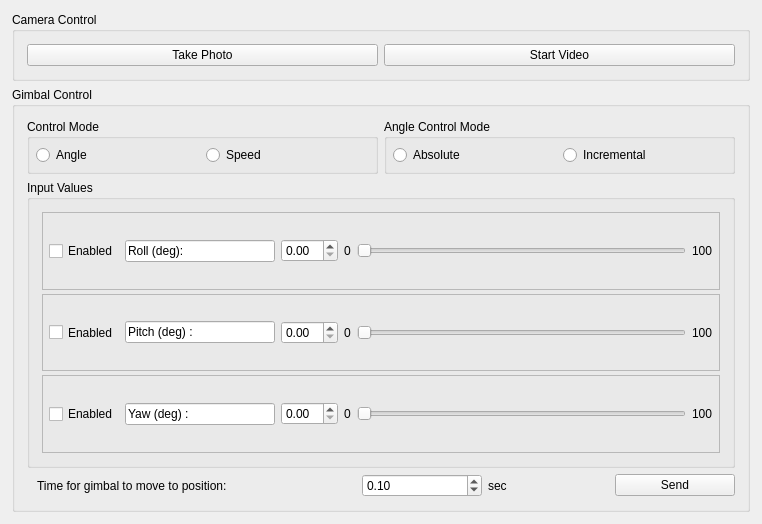
<?xml version="1.0" encoding="UTF-8"?>
<ui version="4.0">
 <class>CameraGimbalControl</class>
 <widget class="QWidget" name="CameraGimbalControl">
  <property name="geometry">
   <rect>
    <x>0</x>
    <y>0</y>
    <width>762</width>
    <height>524</height>
   </rect>
  </property>
  <property name="maximumSize">
   <size>
    <width>762</width>
    <height>524</height>
   </size>
  </property>
  <property name="windowTitle">
   <string>Form</string>
  </property>
  <layout class="QVBoxLayout" name="verticalLayout_2">
   <property name="spacing">
    <number>6</number>
   </property>
   <property name="leftMargin">
    <number>12</number>
   </property>
   <property name="topMargin">
    <number>12</number>
   </property>
   <property name="rightMargin">
    <number>12</number>
   </property>
   <property name="bottomMargin">
    <number>12</number>
   </property>
   <item>
    <widget class="QGroupBox" name="cameraControl">
     <property name="title">
      <string>Camera Control</string>
     </property>
     <layout class="QHBoxLayout" name="horizontalLayout_3">
      <property name="spacing">
       <number>6</number>
      </property>
      <property name="leftMargin">
       <number>12</number>
      </property>
      <property name="topMargin">
       <number>12</number>
      </property>
      <property name="rightMargin">
       <number>12</number>
      </property>
      <property name="bottomMargin">
       <number>12</number>
      </property>
      <item>
       <widget class="QPushButton" name="photoButton">
        <property name="text">
         <string>Take Photo</string>
        </property>
       </widget>
      </item>
      <item>
       <widget class="QPushButton" name="videoButton">
        <property name="text">
         <string>Start Video</string>
        </property>
       </widget>
      </item>
     </layout>
    </widget>
   </item>
   <item>
    <widget class="QGroupBox" name="groupBox">
     <property name="title">
      <string>Gimbal Control</string>
     </property>
     <layout class="QGridLayout" name="gridLayout">
      <property name="leftMargin">
       <number>12</number>
      </property>
      <property name="topMargin">
       <number>12</number>
      </property>
      <property name="rightMargin">
       <number>12</number>
      </property>
      <property name="bottomMargin">
       <number>12</number>
      </property>
      <property name="spacing">
       <number>6</number>
      </property>
      <item row="0" column="0">
       <widget class="QGroupBox" name="controlMode">
        <property name="title">
         <string>Control Mode</string>
        </property>
        <layout class="QHBoxLayout" name="horizontalLayout">
         <property name="spacing">
          <number>6</number>
         </property>
         <property name="leftMargin">
          <number>6</number>
         </property>
         <property name="topMargin">
          <number>6</number>
         </property>
         <property name="rightMargin">
          <number>6</number>
         </property>
         <property name="bottomMargin">
          <number>6</number>
         </property>
         <item>
          <widget class="QRadioButton" name="angleMode">
           <property name="text">
            <string>Angle</string>
           </property>
           <attribute name="buttonGroup">
            <string notr="true">controlModeButtonGroup</string>
           </attribute>
          </widget>
         </item>
         <item>
          <widget class="QRadioButton" name="speedMode">
           <property name="text">
            <string>Speed</string>
           </property>
           <attribute name="buttonGroup">
            <string notr="true">controlModeButtonGroup</string>
           </attribute>
          </widget>
         </item>
        </layout>
       </widget>
      </item>
      <item row="0" column="1">
       <widget class="QGroupBox" name="angleControlMode">
        <property name="title">
         <string>Angle Control Mode</string>
        </property>
        <layout class="QHBoxLayout" name="horizontalLayout_2">
         <property name="spacing">
          <number>6</number>
         </property>
         <property name="leftMargin">
          <number>6</number>
         </property>
         <property name="topMargin">
          <number>6</number>
         </property>
         <property name="rightMargin">
          <number>6</number>
         </property>
         <property name="bottomMargin">
          <number>6</number>
         </property>
         <item>
          <widget class="QRadioButton" name="absoluteMode">
           <property name="text">
            <string>Absolute</string>
           </property>
           <attribute name="buttonGroup">
            <string notr="true">angleControlButtonGroup</string>
           </attribute>
          </widget>
         </item>
         <item>
          <widget class="QRadioButton" name="incrementatlMode">
           <property name="text">
            <string>Incremental</string>
           </property>
           <attribute name="buttonGroup">
            <string notr="true">angleControlButtonGroup</string>
           </attribute>
          </widget>
         </item>
        </layout>
       </widget>
      </item>
      <item row="1" column="0" colspan="2">
       <widget class="QGroupBox" name="inputValues">
        <property name="title">
         <string>Input Values</string>
        </property>
        <layout class="QVBoxLayout" name="verticalLayout">
         <property name="spacing">
          <number>4</number>
         </property>
         <property name="leftMargin">
          <number>12</number>
         </property>
         <property name="topMargin">
          <number>12</number>
         </property>
         <property name="rightMargin">
          <number>12</number>
         </property>
         <property name="bottomMargin">
          <number>12</number>
         </property>
         <item>
          <widget class="QFrame" name="rollControlValues">
           <property name="minimumSize">
            <size>
             <width>0</width>
             <height>0</height>
            </size>
           </property>
           <property name="frameShape">
            <enum>QFrame::StyledPanel</enum>
           </property>
           <property name="frameShadow">
            <enum>QFrame::Raised</enum>
           </property>
           <layout class="QGridLayout" name="gridLayout_3">
            <property name="leftMargin">
             <number>6</number>
            </property>
            <property name="topMargin">
             <number>6</number>
            </property>
            <property name="rightMargin">
             <number>6</number>
            </property>
            <property name="bottomMargin">
             <number>6</number>
            </property>
            <property name="spacing">
             <number>6</number>
            </property>
            <item row="0" column="2">
             <widget class="QDoubleSpinBox" name="rollControlSpinBox"/>
            </item>
            <item row="0" column="3">
             <widget class="QLabel" name="rollControlMin">
              <property name="text">
               <string>0</string>
              </property>
             </widget>
            </item>
            <item row="0" column="1">
             <widget class="QLineEdit" name="rollControlModeText">
              <property name="sizePolicy">
               <sizepolicy hsizetype="Expanding" vsizetype="Fixed">
                <horstretch>0</horstretch>
                <verstretch>0</verstretch>
               </sizepolicy>
              </property>
              <property name="maximumSize">
               <size>
                <width>150</width>
                <height>16777215</height>
               </size>
              </property>
              <property name="text">
               <string>Roll (deg):</string>
              </property>
             </widget>
            </item>
            <item row="0" column="5">
             <widget class="QLabel" name="rollControlMax">
              <property name="text">
               <string>100</string>
              </property>
             </widget>
            </item>
            <item row="0" column="4">
             <widget class="QSlider" name="rollControlSlider">
              <property name="minimumSize">
               <size>
                <width>200</width>
                <height>0</height>
               </size>
              </property>
              <property name="orientation">
               <enum>Qt::Horizontal</enum>
              </property>
             </widget>
            </item>
            <item row="0" column="0">
             <widget class="QCheckBox" name="rollCheckBox">
              <property name="sizePolicy">
               <sizepolicy hsizetype="Minimum" vsizetype="MinimumExpanding">
                <horstretch>0</horstretch>
                <verstretch>0</verstretch>
               </sizepolicy>
              </property>
              <property name="text">
               <string>Enabled</string>
              </property>
             </widget>
            </item>
           </layout>
           <zorder>rollControlSlider</zorder>
           <zorder>rollControlModeText</zorder>
           <zorder>rollControlMin</zorder>
           <zorder>rollControlMax</zorder>
           <zorder>rollControlSpinBox</zorder>
           <zorder>rollCheckBox</zorder>
          </widget>
         </item>
         <item>
          <widget class="QFrame" name="pitchControlValues">
           <property name="minimumSize">
            <size>
             <width>0</width>
             <height>0</height>
            </size>
           </property>
           <property name="frameShape">
            <enum>QFrame::StyledPanel</enum>
           </property>
           <property name="frameShadow">
            <enum>QFrame::Raised</enum>
           </property>
           <layout class="QGridLayout" name="gridLayout_4">
            <property name="leftMargin">
             <number>6</number>
            </property>
            <property name="topMargin">
             <number>6</number>
            </property>
            <property name="rightMargin">
             <number>6</number>
            </property>
            <property name="bottomMargin">
             <number>6</number>
            </property>
            <property name="spacing">
             <number>6</number>
            </property>
            <item row="0" column="1">
             <widget class="QLineEdit" name="pitchControlModeText">
              <property name="sizePolicy">
               <sizepolicy hsizetype="Expanding" vsizetype="Fixed">
                <horstretch>0</horstretch>
                <verstretch>0</verstretch>
               </sizepolicy>
              </property>
              <property name="maximumSize">
               <size>
                <width>150</width>
                <height>16777215</height>
               </size>
              </property>
              <property name="text">
               <string>Pitch (deg) :</string>
              </property>
             </widget>
            </item>
            <item row="0" column="5">
             <widget class="QLabel" name="pitchControlMax">
              <property name="text">
               <string>100</string>
              </property>
             </widget>
            </item>
            <item row="0" column="2">
             <widget class="QDoubleSpinBox" name="pitchControlSpinBox"/>
            </item>
            <item row="0" column="4">
             <widget class="QSlider" name="pitchControlSlider">
              <property name="minimumSize">
               <size>
                <width>200</width>
                <height>0</height>
               </size>
              </property>
              <property name="orientation">
               <enum>Qt::Horizontal</enum>
              </property>
             </widget>
            </item>
            <item row="0" column="3">
             <widget class="QLabel" name="pitchControlMin">
              <property name="text">
               <string>0</string>
              </property>
             </widget>
            </item>
            <item row="0" column="0">
             <widget class="QCheckBox" name="pitchCheckBox">
              <property name="sizePolicy">
               <sizepolicy hsizetype="Minimum" vsizetype="MinimumExpanding">
                <horstretch>0</horstretch>
                <verstretch>0</verstretch>
               </sizepolicy>
              </property>
              <property name="text">
               <string>Enabled</string>
              </property>
             </widget>
            </item>
           </layout>
          </widget>
         </item>
         <item>
          <widget class="QFrame" name="yawControlValues">
           <property name="minimumSize">
            <size>
             <width>0</width>
             <height>0</height>
            </size>
           </property>
           <property name="frameShape">
            <enum>QFrame::StyledPanel</enum>
           </property>
           <property name="frameShadow">
            <enum>QFrame::Raised</enum>
           </property>
           <layout class="QGridLayout" name="gridLayout_5">
            <property name="leftMargin">
             <number>6</number>
            </property>
            <property name="topMargin">
             <number>6</number>
            </property>
            <property name="rightMargin">
             <number>6</number>
            </property>
            <property name="bottomMargin">
             <number>6</number>
            </property>
            <property name="spacing">
             <number>6</number>
            </property>
            <item row="0" column="5">
             <widget class="QLabel" name="yawControlMax">
              <property name="text">
               <string>100</string>
              </property>
             </widget>
            </item>
            <item row="0" column="2">
             <widget class="QDoubleSpinBox" name="yawControlSpinBox"/>
            </item>
            <item row="0" column="1">
             <widget class="QLineEdit" name="yawControlModeText">
              <property name="sizePolicy">
               <sizepolicy hsizetype="Expanding" vsizetype="Fixed">
                <horstretch>0</horstretch>
                <verstretch>0</verstretch>
               </sizepolicy>
              </property>
              <property name="maximumSize">
               <size>
                <width>150</width>
                <height>16777215</height>
               </size>
              </property>
              <property name="text">
               <string>Yaw (deg) :</string>
              </property>
             </widget>
            </item>
            <item row="0" column="3">
             <widget class="QLabel" name="yawControlMin">
              <property name="text">
               <string>0</string>
              </property>
             </widget>
            </item>
            <item row="0" column="4">
             <widget class="QSlider" name="yawControlSlider">
              <property name="minimumSize">
               <size>
                <width>200</width>
                <height>0</height>
               </size>
              </property>
              <property name="orientation">
               <enum>Qt::Horizontal</enum>
              </property>
             </widget>
            </item>
            <item row="0" column="0">
             <widget class="QCheckBox" name="yawCheckBox">
              <property name="sizePolicy">
               <sizepolicy hsizetype="Minimum" vsizetype="MinimumExpanding">
                <horstretch>0</horstretch>
                <verstretch>0</verstretch>
               </sizepolicy>
              </property>
              <property name="text">
               <string>Enabled</string>
              </property>
             </widget>
            </item>
           </layout>
          </widget>
         </item>
        </layout>
       </widget>
      </item>
      <item row="2" column="0" colspan="2">
       <layout class="QHBoxLayout" name="durationLayout">
        <item>
         <spacer name="horizontalSpacer_5">
          <property name="orientation">
           <enum>Qt::Horizontal</enum>
          </property>
          <property name="sizeType">
           <enum>QSizePolicy::Maximum</enum>
          </property>
          <property name="sizeHint" stdset="0">
           <size>
            <width>10</width>
            <height>20</height>
           </size>
          </property>
         </spacer>
        </item>
        <item>
         <widget class="QLabel" name="durationLabel">
          <property name="minimumSize">
           <size>
            <width>319</width>
            <height>0</height>
           </size>
          </property>
          <property name="text">
           <string>Time for gimbal to move to position: </string>
          </property>
         </widget>
        </item>
        <item>
         <widget class="QDoubleSpinBox" name="durationSpinBox">
          <property name="singleStep">
           <double>0.100000000000000</double>
          </property>
          <property name="value">
           <double>0.100000000000000</double>
          </property>
         </widget>
        </item>
        <item>
         <widget class="QLabel" name="label">
          <property name="text">
           <string>sec</string>
          </property>
         </widget>
        </item>
        <item>
         <widget class="QPushButton" name="sendGimbalCommand">
          <property name="text">
           <string>Send</string>
          </property>
         </widget>
        </item>
       </layout>
      </item>
     </layout>
    </widget>
   </item>
  </layout>
 </widget>
 <resources/>
 <connections/>
 <buttongroups>
  <buttongroup name="angleControlButtonGroup"/>
  <buttongroup name="controlModeButtonGroup"/>
 </buttongroups>
</ui>
